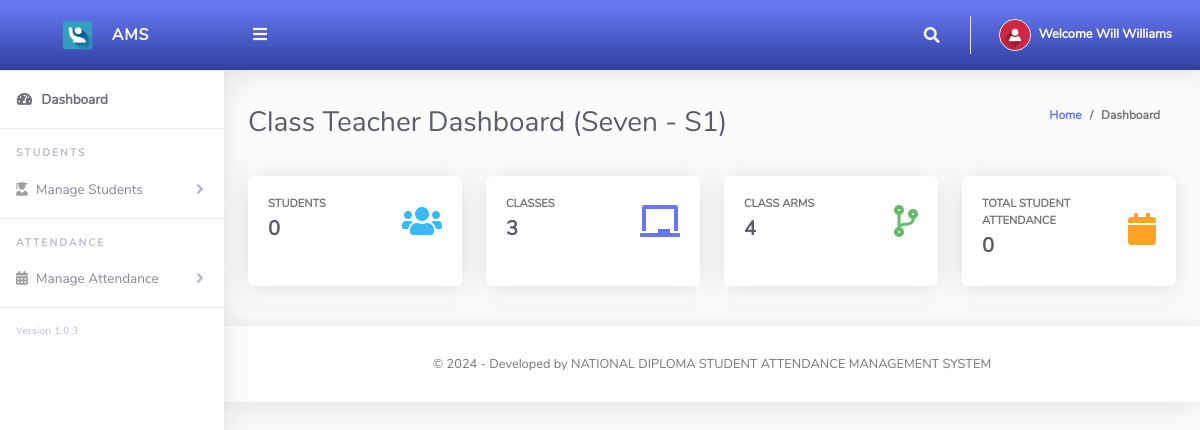
Screenshot of /ClassTeacher/index.php (signed in) with the database file from the repository.
### tables this page shows
CREATE TABLE `tblclassteacher` (
  `Id` int NOT NULL,
  `firstName` varchar(255) NOT NULL,
  `lastName` varchar(255) NOT NULL,
  `emailAddress` varchar(255) NOT NULL,
  `password` varchar(255) NOT NULL,
  `phoneNo` varchar(50) NOT NULL,
  `classId` varchar(10) NOT NULL,
  `classArmId` varchar(10) NOT NULL,
  `dateCreated` varchar(50) NOT NULL
);

CREATE TABLE `tblclassarms` (
  `Id` int NOT NULL,
  `classId` varchar(10) NOT NULL,
  `classArmName` varchar(255) NOT NULL,
  `isAssigned` varchar(10) NOT NULL
);

CREATE TABLE `tblclass` (
  `Id` int NOT NULL,
  `className` varchar(255) NOT NULL
);

### ClassTeacher/index.php (the view, shortened to what this page needs)
<?php
include '../Includes/dbcon.php';
    $query = "SELECT tblclass.className,tblclassarms.classArmName
    FROM tblclassteacher
    INNER JOIN tblclass ON tblclass.Id = tblclassteacher.classId
    INNER JOIN tblclassarms ON tblclassarms.Id = tblclassteacher.classArmId
    Where tblclassteacher.Id = '$_SESSION[userId]'";
    $rs = $conn->query($query);
    $rrw = $rs->fetch_assoc();
?>
<!DOCTYPE html>
<html lang="en">
<head>
  <link href="../vendor/fontawesome-free/css/all.min.css" rel="stylesheet" type="text/css">
  <link href="../vendor/bootstrap/css/bootstrap.min.css" rel="stylesheet" type="text/css">
  <link href="css/ruang-admin.min.css" rel="stylesheet">
</head>
<body id="page-top">
  <div id="wrapper">
   <?php include "Includes/sidebar.php";?>
    <div id="content-wrapper" class="d-flex flex-column">
      <div id="content">
           <?php include "Includes/topbar.php";?>
        <div class="container-fluid" id="container-wrapper">
          <div class="d-sm-flex align-items-center justify-content-between mb-4">
            <h1 class="h3 mb-0 text-gray-800">Class Teacher Dashboard (<?php echo $rrw['className'].' - '.$rrw['classArmName'];?>)</h1>
            <ol class="breadcrumb">
              <li class="breadcrumb-item"><a href="./">Home</a></li>
              <li class="breadcrumb-item active" aria-current="page">Dashboard</li>
            </ol>
          </div>
          <div class="row mb-3">
          <?php
$query1=mysqli_query($conn,"SELECT * from tblstudents where classId = '$_SESSION[classId]' and classArmId = '$_SESSION[classArmId]'");
$students = mysqli_num_rows($query1);
?>
            <div class="col-xl-3 col-md-6 mb-4">
              <div class="card h-100">
                <div class="card-body">
                  <div class="row no-gutters align-items-center">
                    <div class="col mr-2">
                      <div class="text-xs font-weight-bold text-uppercase mb-1">Students</div>
                      <div class="h5 mb-0 mr-3 font-weight-bold text-gray-800"><?php echo $students;?></div>
                    </div>
                    <div class="col-auto">
                      <i class="fas fa-users fa-2x text-info"></i>
                    </div>
                  </div>
                </div>
              </div>
            </div>
             <?php
$query1=mysqli_query($conn,"SELECT * from tblclass");
$class = mysqli_num_rows($query1);
?>
            <div class="col-xl-3 col-md-6 mb-4">
              <div class="card h-100">
                <div class="card-body">
                  <div class="row align-items-center">
                    <div class="col mr-2">
                      <div class="text-xs font-weight-bold text-uppercase mb-1">Classes</div>
                      <div class="h5 mb-0 font-weight-bold text-gray-800"><?php echo $class;?></div>
                    </div>
                    <div class="col-auto">
                      <i class="fas fa-chalkboard fa-2x text-primary"></i>
                    </div>
                  </div>
                </div>
              </div>
            </div>
             <?php
$query1=mysqli_query($conn,"SELECT * from tblclassarms");
$classArms = mysqli_num_rows($query1);
?>
            <div class="col-xl-3 col-md-6 mb-4">
              <div class="card h-100">
                <div class="card-body">
                  <div class="row no-gutters align-items-center">
                    <div class="col mr-2">
                      <div class="text-xs font-weight-bold text-uppercase mb-1">Class Arms</div>
                      <div class="h5 mb-0 font-weight-bold text-gray-800"><?php echo $classArms;?></div>
                    </div>
                    <div class="col-auto">
                      <i class="fas fa-code-branch fa-2x text-success"></i>
                    </div>
                  </div>
                </div>
              </div>
            </div>
            <?php
$query1=mysqli_query($conn,"SELECT * from tblattendance where classId = '$_SESSION[classId]' and classArmId = '$_SESSION[classArmId]'");
$totAttendance = mysqli_num_rows($query1);
?>
            <div class="col-xl-3 col-md-6 mb-4">
              <div class="card h-100">
                <div class="card-body">
                  <div class="row no-gutters align-items-center">
                    <div class="col mr-2">
                      <div class="text-xs font-weight-bold text-uppercase mb-1">Total Student Attendance</div>
                      <div class="h5 mb-0 font-weight-bold text-gray-800"><?php echo $totAttendance;?></div>
                    </div>
                    <div class="col-auto">
                      <i class="fas fa-calendar fa-2x text-warning"></i>
                    </div>
                  </div>
                </div>
              </div>
            </div>
        </div>
      </div>
      <?php include 'includes/footer.php';?>
    </div>
  </div>
</body>
</html>

### ClassTeacher/Includes/topbar.php (shortened to what this page needs)
<?php
  $query = "SELECT * FROM tblclassteacher WHERE Id = ".$_SESSION['userId']."";
  $rs = $conn->query($query);
  $rows = $rs->fetch_assoc();
  $fullName = $rows['firstName']." ".$rows['lastName'];;
?>
<nav class="navbar navbar-expand navbar-light bg-gradient-primary topbar mb-4 static-top">
          <button id="sidebarToggleTop" class="btn btn-link rounded-circle mr-3">
            <i class="fa fa-bars"></i>
          </button>
          <ul class="navbar-nav ml-auto">
            <li class="nav-item dropdown no-arrow">
              <a class="nav-link dropdown-toggle" href="#" id="searchDropdown" role="button" data-toggle="dropdown"
                aria-haspopup="true" aria-expanded="false">
                <i class="fas fa-search fa-fw"></i>
              </a>
            </li>
            <li class="nav-item dropdown no-arrow">
              <a class="nav-link dropdown-toggle" href="#" id="userDropdown" role="button" data-toggle="dropdown"
                aria-haspopup="true" aria-expanded="false">
                <img class="img-profile rounded-circle" src="img/user-icn.png" style="max-width: 60px">
                <span class="ml-2 d-none d-lg-inline text-white small"><b>Welcome <?php echo $fullName;?></b></span>
              </a>
            </li>
          </ul>
        </nav>

### rows the page displays
tblclassteacher: fullName "Will Williams"
tblclassarms: classId.className "Seven", classArmName "S1"

### other values shown
$students "0"
$class "3"
$classArms "4"
$totAttendance "0"
